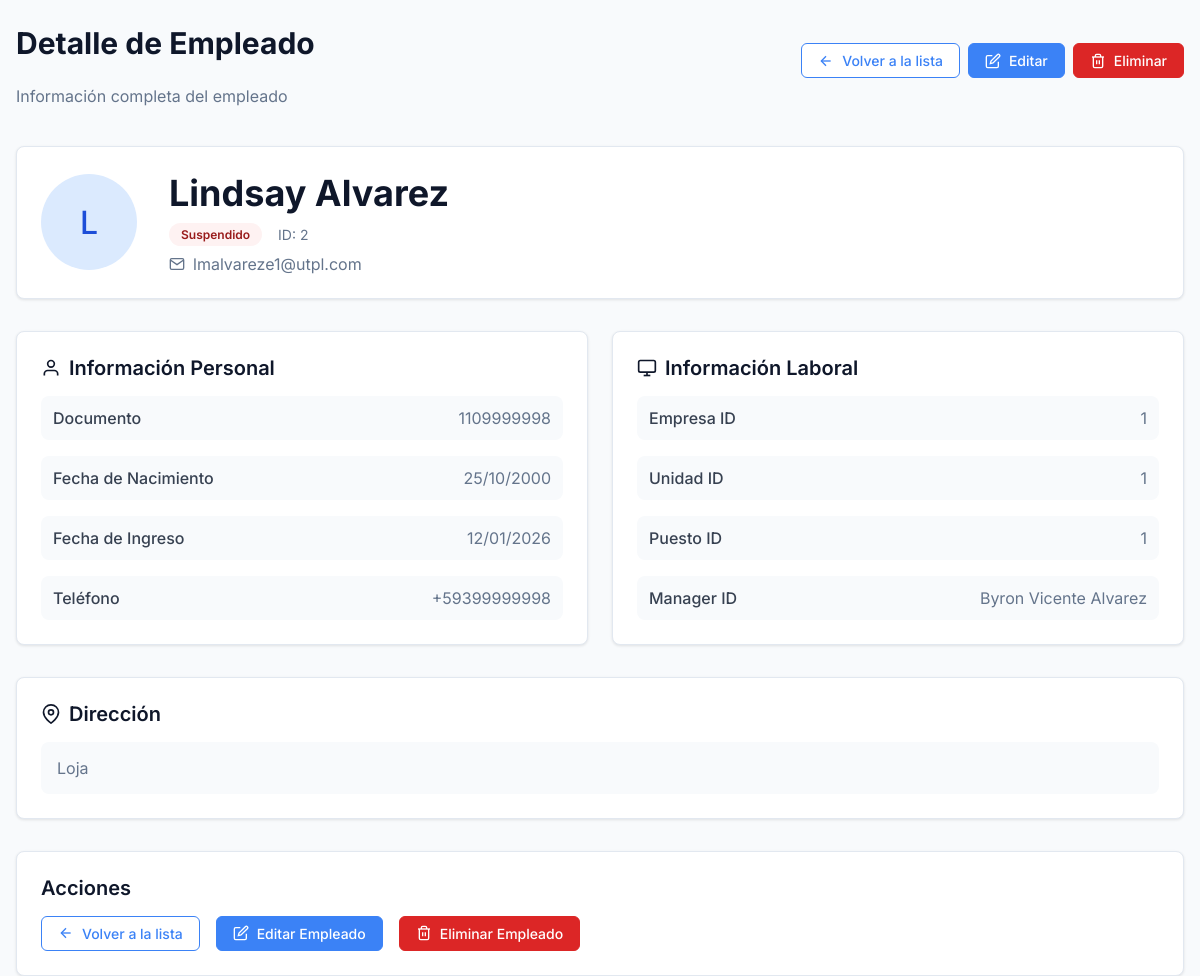
The app's page /empleados/2/ with its own data.
### empleados/models.py (models this page shows)
class Empleado(models.Model):
    ESTADO_CHOICES = [
        ('activo', 'Activo'),
        ('suspendido', 'Suspendido'),
        ('baja', 'Baja'),
    ]
    empresa_id = models.IntegerField()
    nombres = models.CharField(max_length=100)
    apellidos = models.CharField(max_length=100)
    documento = models.CharField(max_length=50)
    email = models.EmailField(unique=True)
    telefono = models.CharField(max_length=20)
    direccion = models.TextField()
    fecha_nacimiento = models.DateField()
    fecha_ingreso = models.DateField()
    unidad_id = models.IntegerField()
    puesto_id = models.IntegerField()
    manager_id = models.ForeignKey('self', on_delete=models.SET_NULL, null=True, blank=True)
    foto_url = models.URLField(blank=True, null=True)
    estado = models.CharField(max_length=20, choices=ESTADO_CHOICES, default='activo')
    def __str__(self):
        return f"{self.nombres} {self.apellidos}"

### empleados/views.py (the view)
# urls.py: path('<int:pk>/', views.EmpleadoDetailView.as_view(), name='empleado_detail'),
class EmpleadoDetailView(DetailView):
    model = Empleado
    template_name = 'empleados/empleado_detail.html'

### templates/empleados/empleado_detail.html (shortened to what this page needs)
<!DOCTYPE html>
<html lang="es">
<head>
    {% load static %}
    <link rel="stylesheet" href="{% static 'css/styles.css' %}">
</head>
<body>
    <div class="container fade-in">
        <div class="header">
            <div>
                <h2>Detalle de Empleado</h2>
                <p>Información completa del empleado</p>
            </div>
            <div style="display: flex; gap: 0.5rem;">
                <a href="{% url 'empleado_list' %}" class="btn btn-outline">
                    <svg width="16" height="16" viewBox="0 0 24 24" fill="none" stroke="currentColor" stroke-width="2">
                        <path d="M19 12H5"/>
                        <path d="M12 19l-7-7 7-7"/>
                    </svg>
                    Volver a la lista
                </a>
                <a href="{% url 'empleado_update' empleado.pk %}" class="btn btn-primary">
                    <svg width="16" height="16" viewBox="0 0 24 24" fill="none" stroke="currentColor" stroke-width="2">
                        <path d="M11 4H4a2 2 0 0 0-2 2v14a2 2 0 0 0 2 2h14a2 2 0 0 0 2-2v-7"/>
                        <path d="M18.5 2.5a2.121 2.121 0 0 1 3 3L12 15l-4 1 1-4 9.5-9.5z"/>
                    </svg>
                    Editar
                </a>
                <a href="{% url 'empleado_delete' empleado.pk %}" class="btn btn-danger">
                    <svg width="16" height="16" viewBox="0 0 24 24" fill="none" stroke="currentColor" stroke-width="2">
                        <polyline points="3,6 5,6 21,6"/>
                        <path d="M19,6v14a2,2 0 0,1-2,2H7a2,2 0 0,1-2-2V6m3,0V4a2,2 0 0,1,2-2h4a2,2 0 0,1,2,2v2"/>
                        <line x1="10" y1="11" x2="10" y2="17"/>
                        <line x1="14" y1="11" x2="14" y2="17"/>
                    </svg>
                    Eliminar
                </a>
            </div>
        </div>
        <div class="card" style="margin-bottom: 2rem;">
            <div style="display: flex; align-items: center; gap: 2rem;">
                <div class="avatar" style="width: 6rem; height: 6rem; font-size: 2rem;">
                    {{ empleado.nombres|first|upper }}
                </div>
                <div style="flex: 1;">
                    <h1 style="font-size: 2.25rem; font-weight: bold; color: #0f172a; margin: 0 0 0.5rem 0;">
                        {{ empleado.nombres }} {{ empleado.apellidos }}
                    </h1>
                    <div style="display: flex; align-items: center; gap: 1rem; margin-bottom: 0.5rem;">
                        <span class="status-badge {% if empleado.estado == 'activo' %}status-active{% else %}status-inactive{% endif %}">
                            {{ empleado.get_estado_display }}
                        </span>
                        <span style="color: #64748b; font-size: 0.875rem;">
                            ID: {{ empleado.pk }}
                        </span>
                    </div>
                    <div style="display: flex; align-items: center; gap: 0.5rem; color: #64748b;">
                        <svg width="16" height="16" viewBox="0 0 24 24" fill="none" stroke="currentColor" stroke-width="2">
                            <path d="M4 4h16c1.1 0 2 .9 2 2v12c0 1.1-.9 2-2 2H4c-1.1 0-2-.9-2-2V6c0-1.1.9-2 2-2z"/>
                            <polyline points="22,6 12,13 2,6"/>
                        </svg>
                        {{ empleado.email }}
                    </div>
                </div>
            </div>
        </div>
        <div style="display: grid; grid-template-columns: repeat(auto-fit, minmax(400px, 1fr)); gap: 1.5rem; margin-bottom: 2rem;">
            <div class="card">
                <h3 style="font-size: 1.25rem; font-weight: 600; color: #0f172a; margin: 0 0 1rem 0; display: flex; align-items: center; gap: 0.5rem;">
                    <svg width="20" height="20" viewBox="0 0 24 24" fill="none" stroke="currentColor" stroke-width="2">
                        <path d="M20 21v-2a4 4 0 0 0-4-4H8a4 4 0 0 0-4 4v2"/>
                        <circle cx="12" cy="7" r="4"/>
                    </svg>
                    Información Personal
                </h3>
                <div style="display: flex; flex-direction: column; gap: 1rem;">
                    <div style="display: flex; justify-content: space-between; align-items: center; padding: 0.75rem; background: #f8fafc; border-radius: 0.5rem;">
                        <span style="font-weight: 500; color: #374151;">Documento</span>
                        <span style="color: #64748b;">{{ empleado.documento }}</span>
                    </div>
                    <div style="display: flex; justify-content: space-between; align-items: center; padding: 0.75rem; background: #f8fafc; border-radius: 0.5rem;">
                        <span style="font-weight: 500; color: #374151;">Fecha de Nacimiento</span>
                        <span style="color: #64748b;">{{ empleado.fecha_nacimiento|date:"d/m/Y" }}</span>
                    </div>
                    <div style="display: flex; justify-content: space-between; align-items: center; padding: 0.75rem; background: #f8fafc; border-radius: 0.5rem;">
                        <span style="font-weight: 500; color: #374151;">Fecha de Ingreso</span>
                        <span style="color: #64748b;">{{ empleado.fecha_ingreso|date:"d/m/Y" }}</span>
                    </div>
                    {% if empleado.telefono %}
                    <div style="display: flex; justify-content: space-between; align-items: center; padding: 0.75rem; background: #f8fafc; border-radius: 0.5rem;">
                        <span style="font-weight: 500; color: #374151;">Teléfono</span>
                        <span style="color: #64748b;">{{ empleado.telefono }}</span>
                    </div>
                    {% endif %}
                </div>
            </div>
            <div class="card">
                <h3 style="font-size: 1.25rem; font-weight: 600; color: #0f172a; margin: 0 0 1rem 0; display: flex; align-items: center; gap: 0.5rem;">
                    <svg width="20" height="20" viewBox="0 0 24 24" fill="none" stroke="currentColor" stroke-width="2">
                        <rect x="2" y="3" width="20" height="14" rx="2" ry="2"/>
                        <line x1="8" y1="21" x2="16" y2="21"/>
                        <line x1="12" y1="17" x2="12" y2="21"/>
                    </svg>
                    Información Laboral
                </h3>
                <div style="display: flex; flex-direction: column; gap: 1rem;">
                    <div style="display: flex; justify-content: space-between; align-items: center; padding: 0.75rem; background: #f8fafc; border-radius: 0.5rem;">
                        <span style="font-weight: 500; color: #374151;">Empresa ID</span>
                        <span style="color: #64748b;">{{ empleado.empresa_id }}</span>
                    </div>
                    <div style="display: flex; justify-content: space-between; align-items: center; padding: 0.75rem; background: #f8fafc; border-radius: 0.5rem;">
                        <span style="font-weight: 500; color: #374151;">Unidad ID</span>
                        <span style="color: #64748b;">{{ empleado.unidad_id }}</span>
                    </div>
                    <div style="display: flex; justify-content: space-between; align-items: center; padding: 0.75rem; background: #f8fafc; border-radius: 0.5rem;">
                        <span style="font-weight: 500; color: #374151;">Puesto ID</span>
                        <span style="color: #64748b;">{{ empleado.puesto_id }}</span>
                    </div>
                    {% if empleado.manager_id %}
                    <div style="display: flex; justify-content: space-between; align-items: center; padding: 0.75rem; background: #f8fafc; border-radius: 0.5rem;">
                        <span style="font-weight: 500; color: #374151;">Manager ID</span>
                        <span style="color: #64748b;">{{ empleado.manager_id }}</span>
                    </div>
                    {% endif %}
                </div>
            </div>
        </div>
        {% if empleado.direccion %}
        <div class="card" style="margin-bottom: 2rem;">
            <h3 style="font-size: 1.25rem; font-weight: 600; color: #0f172a; margin: 0 0 1rem 0; display: flex; align-items: center; gap: 0.5rem;">
                <svg width="20" height="20" viewBox="0 0 24 24" fill="none" stroke="currentColor" stroke-width="2">
                    <path d="M21 10c0 7-9 13-9 13s-9-6-9-13a9 9 0 0 1 18 0z"/>
                    <circle cx="12" cy="10" r="3"/>
                </svg>
                Dirección
            </h3>
            <div style="padding: 1rem; background: #f8fafc; border-radius: 0.5rem; color: #64748b;">
                {{ empleado.direccion }}
            </div>
        </div>
        {% endif %}
        <div class="card">
            <h3 style="font-size: 1.25rem; font-weight: 600; color: #0f172a; margin: 0 0 1rem 0;">
                Acciones
            </h3>
            <div style="display: flex; gap: 1rem; flex-wrap: wrap;">
                <a href="{% url 'empleado_list' %}" class="btn btn-outline">
                    <svg width="16" height="16" viewBox="0 0 24 24" fill="none" stroke="currentColor" stroke-width="2">
                        <path d="M19 12H5"/>
                        <path d="M12 19l-7-7 7-7"/>
                    </svg>
                    Volver a la lista
                </a>
                <a href="{% url 'empleado_update' empleado.pk %}" class="btn btn-primary">
                    <svg width="16" height="16" viewBox="0 0 24 24" fill="none" stroke="currentColor" stroke-width="2">
                        <path d="M11 4H4a2 2 0 0 0-2 2v14a2 2 0 0 0 2 2h14a2 2 0 0 0 2-2v-7"/>
                        <path d="M18.5 2.5a2.121 2.121 0 0 1 3 3L12 15l-4 1 1-4 9.5-9.5z"/>
                    </svg>
                    Editar Empleado
                </a>
                <a href="{% url 'empleado_delete' empleado.pk %}" class="btn btn-danger">
                    <svg width="16" height="16" viewBox="0 0 24 24" fill="none" stroke="currentColor" stroke-width="2">
                        <polyline points="3,6 5,6 21,6"/>
                        <path d="M19,6v14a2,2 0 0,1-2,2H7a2,2 0 0,1-2-2V6m3,0V4a2,2 0 0,1,2-2h4a2,2 0 0,1,2,2v2"/>
                        <line x1="10" y1="11" x2="10" y2="17"/>
                        <line x1="14" y1="11" x2="14" y2="17"/>
                    </svg>
                    Eliminar Empleado
                </a>
            </div>
        </div>
    </div>
</body>
</html>

### static/css/styles.css (style rules this page uses)
body { font-family: 'Inter', sans-serif; background-color: #f8fafc; color: #1e293b; margin: 0; padding: 0; }
.container { max-width: 1200px; margin: 0 auto; padding: 0 1rem; }
.header { display: flex; justify-content: space-between; align-items: center; margin-bottom: 1.5rem; }
.header h2 { font-size: 1.875rem; font-weight: bold; color: #0f172a; }
.header p { color: #64748b; }
.btn { display: inline-flex; align-items: center; gap: 0.5rem; padding: 0.5rem 1rem; border-radius: 0.375rem; font-size: 0.875rem; font-weight: 500; text-decoration: none; border: 1px solid; cursor: pointer; transition: all 0.2s; }
.btn-primary { background-color: #3b82f6; color: white; border-color: #3b82f6; }
.btn-outline { background-color: white; color: #3b82f6; border-color: #3b82f6; }
.btn-danger { background-color: #dc2626; color: white; border-color: #dc2626; }
.card { background: white; border-radius: 0.5rem; box-shadow: 0 1px 3px 0 rgba(0, 0, 0, 0.1); padding: 1.5rem; border: 1px solid #e2e8f0; }
.card h3 { font-size: 2.25rem; font-weight: bold; margin: 0; }
.avatar { width: 2.5rem; height: 2.5rem; border-radius: 50%; background: #dbeafe; display: flex; align-items: center; justify-content: center; color: #1d4ed8; font-weight: 500; font-size: 0.875rem; }
.status-badge { padding: 0.25rem 0.75rem; font-size: 0.75rem; font-weight: 600; border-radius: 9999px; display: inline-flex; }
.status-inactive { background: #fef2f2; color: #991b1b; }
.fade-in { animation: fadeIn 0.3s ease-in; }

### records on screen
Empleado: nombres|first "L", nombres "Lindsay", apellidos "Alvarez", estado "Suspendido", pk "2", email "lmalvareze1@utpl.com", documento "1109999998", fecha_nacimiento "25/10/2000", fecha_ingreso "12/01/2026", telefono "+59399999998", empresa_id "1", unidad_id "1", puesto_id "1", manager_id "Byron Vicente Alvarez", direccion "Loja"
